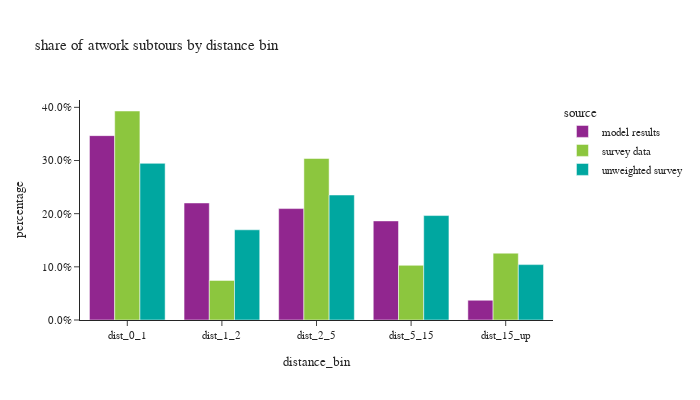

The code cell stored with this chart in its notebook:
### Code cell
# plot1
df_plot = atwork_subtour.loc[atwork_subtour['distance_bin'] != float('nan')].groupby(['source','distance_bin'])['tour_weight'].sum().reset_index()
df_plot['percentage'] = df_plot.groupby(['source'], group_keys=False)['tour_weight']. \
    apply(lambda x: x / float(x.sum()))
# df_plot
fig1 = px.bar(df_plot, x='distance_bin', y="percentage", color="source", barmode="group",
              title="share of atwork subtours by distance bin")
fig1.for_each_annotation(lambda a: a.update(text = a.text.split("=")[-1]))
fig1.update_layout(height=400, width=700, font=dict(size=11), yaxis=dict(tickformat=".1%"))
fig1.show()

### Figure 1 — Plotly figure (JSON) as saved in the notebook; plotly's stock layout.template omitted (floating-point values rounded to 4 significant figures)
{"data": [{"alignmentgroup": "True", "hovertemplate": "source=model results<br>distance_bin=%{x}<br>percentage=%{y}<extra></extra>", "legendgroup": "model results", "marker": {"color": "#91268F", "pattern": {"shape": ""}}, "name": "model results", "offsetgroup": "model results", "orientation": "v", "showlegend": true, "textposition": "auto", "type": "bar", "x": ["dist_0_1", "dist_1_2", "dist_2_5", "dist_5_15", "dist_15_up"], "xaxis": "x", "y": [0.3468, 0.2201, 0.2095, 0.1864, 0.03715], "yaxis": "y"}, {"alignmentgroup": "True", "hovertemplate": "source=survey data<br>distance_bin=%{x}<br>percentage=%{y}<extra></extra>", "legendgroup": "survey data", "marker": {"color": "#8CC63E", "pattern": {"shape": ""}}, "name": "survey data", "offsetgroup": "survey data", "orientation": "v", "showlegend": true, "textposition": "auto", "type": "bar", "x": ["dist_0_1", "dist_1_2", "dist_2_5", "dist_5_15", "dist_15_up"], "xaxis": "x", "y": [0.3931, 0.0745, 0.3038, 0.1029, 0.1257], "yaxis": "y"}, {"alignmentgroup": "True", "hovertemplate": "source=unweighted survey<br>distance_bin=%{x}<br>percentage=%{y}<extra></extra>", "legendgroup": "unweighted survey", "marker": {"color": "#00A7A0", "pattern": {"shape": ""}}, "name": "unweighted survey", "offsetgroup": "unweighted survey", "orientation": "v", "showlegend": true, "textposition": "auto", "type": "bar", "x": ["dist_0_1", "dist_1_2", "dist_2_5", "dist_5_15", "dist_15_up"], "xaxis": "x", "y": [0.2946, 0.1696, 0.2351, 0.1964, 0.1042], "yaxis": "y"}], "layout": {"barmode": "group", "font": {"size": 11}, "height": 400, "legend": {"title": {"text": "source"}, "tracegroupgap": 0}, "title": {"text": "share of atwork subtours by distance bin"}, "width": 700, "xaxis": {"anchor": "y", "domain": [0.0, 1.0], "title": {"text": "distance_bin"}}, "yaxis": {"anchor": "x", "domain": [0.0, 1.0], "tickformat": ".1%", "title": {"text": "percentage"}}}}
